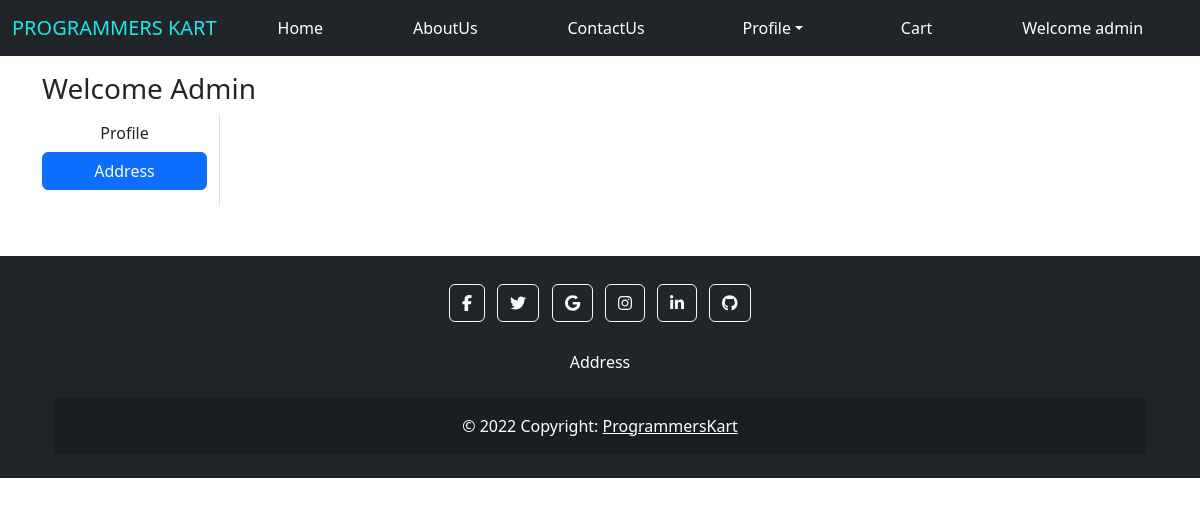
Page /address/ (signed in) on the earlier database version.
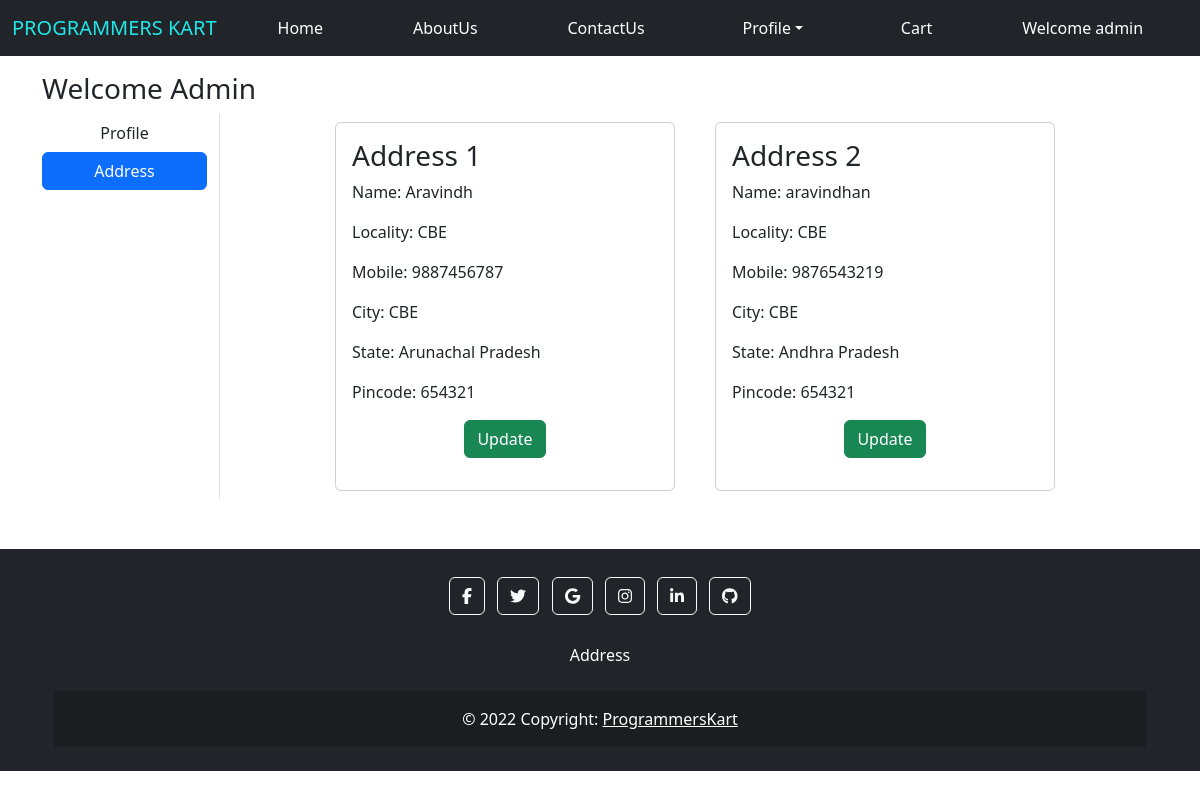
Same page on the later database version.
### proKApp/models.py (models this page shows, shortened)
class Customer(models.Model):
    user = models.ForeignKey(User,on_delete=models.CASCADE)
    name = models.CharField(max_length=200)
    locality = models.CharField(max_length=200)
    city = models.CharField(max_length=50)
    mobile = models.IntegerField(default=0)
    zipcode = models.IntegerField()
    state = models.CharField(choices=STATE_CHOCIES,max_length=100)

### proKApp/views.py (the view)
# urls.py: path('address/',views.address,name='address'),
def address(request):
    add = Customer.objects.filter(user=request.user)
    return render(request,'apps/address.html',locals())

### proKApp/templates/apps/address.html (shortened to what this page needs)
{%extends 'apps/base.html' %}
{% load static %}
{%block content%}
<div class="container my-3">
    <div class="row">
        <h3>Welcome <span class="text-capitalize">{{request.user}}</span></h3>
        <div class="col-sm-2 border-end">
            <ul class="list-unstyled">
                <li class="d-grid"><a href="{% url 'profile' %}" class="btn">Profile</a></li>
                <li class="d-grid"><a href="{% url 'address' %}" class="btn  btn-primary">Address</a></li>
            </ul>
        </div>
        <div class="col-sm-8 offset-sm-1">
            <div class="row">
                {% for ad in add %}
                    <div class="col-sm-6">
                        <div class="card m-2">
                            <div class="card-body">
                                <h3>Address {{forloop.counter}}</h3>
                                <p>Name: {{ad.name}}</p>
                                <p>Locality: {{ad.locality}}</p>
                                <p>Mobile: {{ad.mobile}}</p>
                                <p>City: {{ad.city}}</p>
                                <p>State: {{ad.state}}</p>
                                <p>Pincode: {{ad.zipcode}}</p>
                                <p class="text-center"><a href="{% url 'updateAddress' pk=ad.id %}" type="button" class="btn btn-success">Update</a></p>
                            </div>
                        </div>
                    </div>
                {% endfor %}
            </div>
        </div>
    </div>
</div>
{% endblock content %}

Differences in the rows shown:
added Customer: name "Aravindh", locality "CBE", mobile "9887456787", city "CBE", state "Arunachal Pradesh", zipcode "654321"
added Customer: name "aravindhan", locality "CBE", mobile "9876543219", city "CBE", state "Andhra Pradesh", zipcode "654321"
